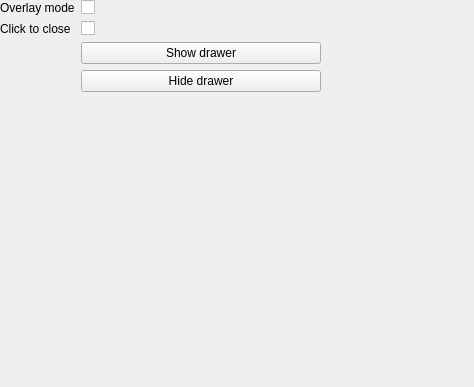
<?xml version="1.0" encoding="UTF-8"?>
<ui version="4.0">
 <class>DrawerSettingsForm</class>
 <widget class="QWidget" name="DrawerSettingsForm">
  <property name="geometry">
   <rect>
    <x>0</x>
    <y>0</y>
    <width>474</width>
    <height>387</height>
   </rect>
  </property>
  <property name="windowTitle">
   <string>Form</string>
  </property>
  <widget class="QWidget" name="formLayoutWidget">
   <property name="geometry">
    <rect>
     <x>0</x>
     <y>0</y>
     <width>321</width>
     <height>191</height>
    </rect>
   </property>
   <layout class="QFormLayout" name="formLayout">
    <item row="0" column="0">
     <widget class="QLabel" name="overlayModeLabel">
      <property name="text">
       <string>Overlay mode</string>
      </property>
     </widget>
    </item>
    <item row="0" column="1">
     <widget class="QCheckBox" name="overlayModeCheckBox"/>
    </item>
    <item row="1" column="0">
     <widget class="QLabel" name="clickToCloseLabel">
      <property name="text">
       <string>Click to close</string>
      </property>
     </widget>
    </item>
    <item row="1" column="1">
     <widget class="QCheckBox" name="clickToCloseCheckBox"/>
    </item>
    <item row="2" column="1">
     <widget class="QPushButton" name="showDrawerButton">
      <property name="text">
       <string>Show drawer</string>
      </property>
     </widget>
    </item>
    <item row="3" column="1">
     <widget class="QPushButton" name="hideDrawerButton">
      <property name="text">
       <string>Hide drawer</string>
      </property>
     </widget>
    </item>
   </layout>
  </widget>
  <zorder>formLayoutWidget</zorder>
  <zorder>horizontalLayoutWidget</zorder>
 </widget>
 <resources/>
 <connections/>
</ui>
